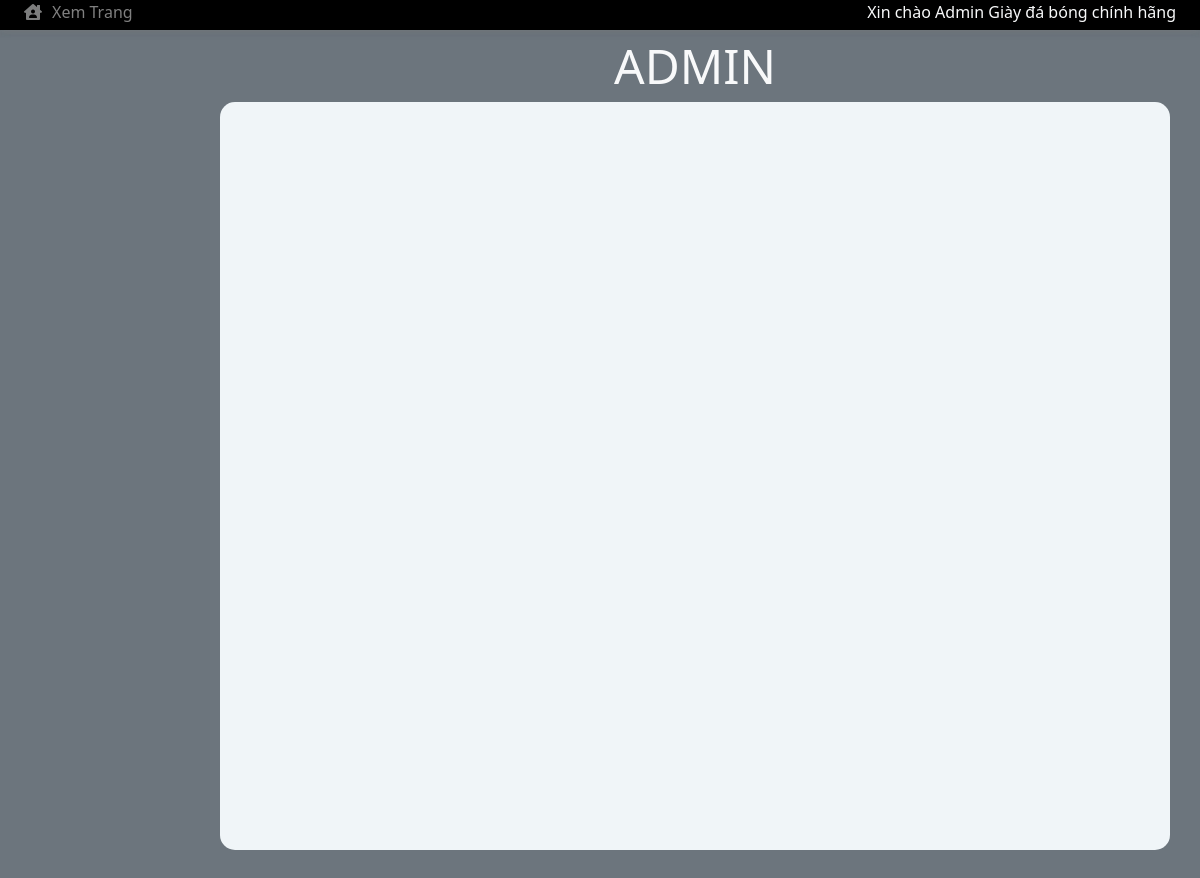
/admin/index.php?id=pn (signed in), run on an earlier commit of the app's database.
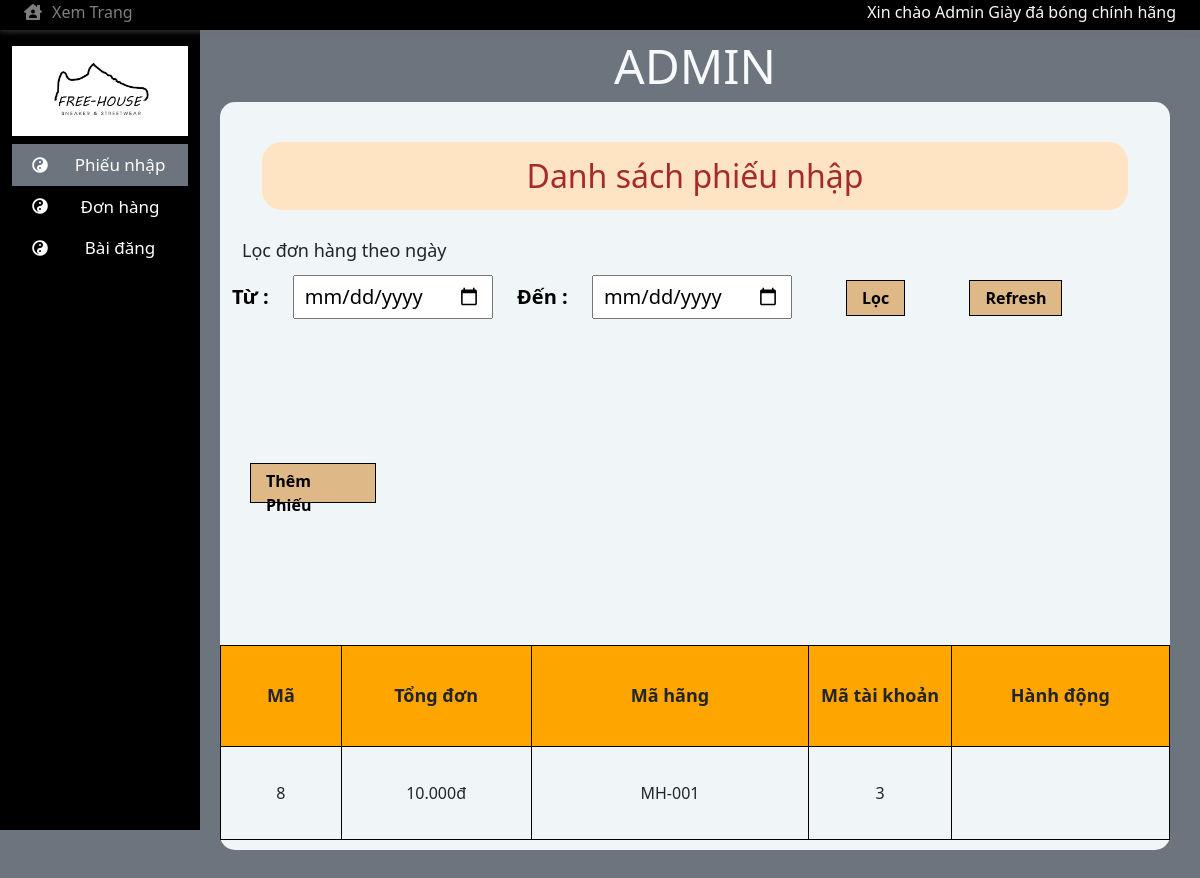
And on a later commit of the database.
### tables this page shows
CREATE TABLE `phanquyen` (
  `MaQuyen` varchar(50) NOT NULL,
  `MaChiTiet` varchar(50) NOT NULL
);

CREATE TABLE `chitietquyen` (
  `MaChiTiet` varchar(50) NOT NULL,
  `TenChiTiet` varchar(50) NOT NULL,
  `MoTa` varchar(50) NOT NULL
);

CREATE TABLE `phieunhaphang` (
  `MaPhieu` int(11) NOT NULL,
  `NgayTao` date NOT NULL,
  `TongDon` int(11) NOT NULL,
  `MaHang` varchar(50) NOT NULL,
  `MaTaiKhoan` int(50) NOT NULL,
  `TrangThai` int(2) NOT NULL DEFAULT 1
);

### db/DAOPhanQuyen.php (called while the page is built, shortened)
<?php
class DAOPhanQuyen{
    private $host = 'localhost';
    private $username = 'root';
    private $password = '';
    private $database = 'ql_cuahanggiay';
    private $conn;
    public function connect(){
        if(!$this->conn){
            $this->conn=mysqli_connect($this->host,$this->username,$this->password,$this->database);
        }
    }
    public function getQuyen($MaQuyen){
        $sql = "SELECT * FROM phanquyen,chitietquyen WHERE MaQuyen = '".$MaQuyen."' AND chitietquyen.MaChiTiet = phanquyen.MaChiTiet";
        $data=null;
        if($result = mysqli_query($this->conn,$sql)){
            while($row=mysqli_fetch_array($result)){
                    $data[] = $row;
            }
        }
        return $data;
    }
}
?>

### db/DAOPhieuNhap.php (called while the page is built, shortened)
<?php
class DAOPhieuNhap
{
    private $host = 'localhost';
    private $username = 'root';
    private $password = '';
    private $databaseName = 'ql_cuahanggiay';
    private $conn;
    public function connect()
    {
        if(!$this->conn){
            $this->conn = mysqli_connect($this->host,$this->username,$this->password,$this->databaseName);
        }
    }
    public function getList()
    {
        $sql = 'SELECT * FROM phieunhaphang where TrangThai=1 ';
        $data = null;
        if($result = mysqli_query($this->conn,$sql)){
            while($row = mysqli_fetch_array($result)){
                $data[] = $row;
            }
            return $data;
        }
        else
            return false;
    }
}
?>

### admin/template/menu_ad.php (the view, shortened to what this page needs)
<?php
    if (isset($_SESSION['MaQuyen']) && isset($_SESSION['MaTaiKhoan'])){
        $MaQuyen = $_SESSION['MaQuyen'];
        include("../db/DAOPhanQuyen.php");
        $db = new DAOPhanQuyen();
        $db->connect();
        $PQ = $db->getQuyen($MaQuyen);
        if(isset($_GET['id'])){
            $id = $_GET['id'];
        }
?>
        <div id="menu" class="col col-sm-12 col-lg-2 col-md-2 bg-black text-bg-dark position-fixed width-show-icon">
            <div class="d-none d-lg-block d-md-block" id="menu-js">
                <div class="row d-none d-lg-block d-md-block">
                    <div class="img-logo ">
                            <a href="index.php">
                            <img class="row w-100 mx-auto mt-3" src="../img/img-logo/sneaker.jpg" alt="">
                            </a>
                        </div>
                </div>
                <ul id='ulMenu' class="mt-2 list-unstyled text-black ">
                    <?php
                        $n = 0;
                        if($PQ != null){
                            $n = count($PQ);
                        }
                        for($i = $n-1; $i >= 0;$i--){
                    ?>
                        <a href="index.php?id=<?php echo $PQ[$i]["MaChiTiet"]?>">
                            <li class="row LiMenu mx-0 text-center p-2 align-items-center border-secondary border-size-menu " style = "<?php if($id ==  $PQ[$i]["MaChiTiet"]){echo "background:  #6c757d";}?>">
                                <div class="col-3 px-0 d-none d-lg-flex justify-content-center">
                                    <i class="fa fa-yin-yang"></i>
                                </div>
                                <div class="col-lg-9 col-12 px-0">
                                    <p class="text-font-menu m-0"><?php echo $PQ[$i]["TenChiTiet"]?></p>
                                </div>
                            </li>
                        </a>
                    <?php
                        }
                    ?>
                </ul>
            </div>
        </div>
<?php
    }
?>

### admin/index.php (shortened to what this page needs)
<!DOCTYPE html>
<html lang="en">
<head>
    <link rel="stylesheet" href="https://cdnjs.cloudflare.com/ajax/libs/font-awesome/5.15.4/css/all.min.css"
 />
    <link rel="stylesheet" href="./css/bootstrap.min.css">
    <link rel="stylesheet" href="./css/DonHang.css">
    <link rel="stylesheet" href="./css/admin.css">
    <link rel="stylesheet" href="./css/KhuyenMai.css">
    <link rel="stylesheet" href="./css/PhanQuyen.css">
    <link rel="stylesheet" href="./css/DanhMuc.css">
    <link rel="stylesheet" href="../fonts/themify-icons-font/themify-icons/themify-icons.css">
</head>
<body>
    <div class="wrapper" style=" background-color: #6c757d;height:100%;min-height:100vh">
        <?php include('template/topbar_ad.php');?>
        <div class="container">
            <div class="row " style="min-height:900px;padding-bottom:50px;position: relative;">
                <div class="col-2 d-none d-lg-block d-md-block"></div>
                <?php include('template/menu_ad.php');?>
                <?php include('template/main_ad.php');?>
            </div>
        </div>
    </div>
</body>
</html>

### admin/template/topbar_ad.php
<div id="topbar" class="row bg-black text-light d-none d-lg-flex d-md-flex m-0">
            <div id="topbar-1"class="col col-5 col-lg-4 d-flex px-4">
                <div class="icon-back">
                    <i class="fas fa-house-user"></i>
                </div>
                <a href="../"> Xem Trang</a>
            </div>
            <div class="col  col-4 d-none d-lg-flex">
             </div>
            <div class="col col-7 col-lg-4 px-4 justify-content-end d-flex align-text-top">
                <p class="text-center">
                    Xin chào Admin Giày đá bóng chính hãng
                </p>
            </div>
        </div>

### admin/template/main_ad.php
<div id="main" class="col col-12 col-lg-10 col-md-10 ">
    <?php include('header_ad.php');?>
    <?php include('content_ad.php');?>
</div>

### admin/template/header_ad.php
<div class="row text-light text-center fa-3x bg-secondary border-5">
    <p c>ADMIN</p>
</div>

### admin/template/content_ad.php (shortened to what this page needs)
<div id="content"class="row" style="background-color:#f0f5f8;height:calc(100% - 72px)">
<?php
if (isset($_SESSION['MaQuyen']) && isset($_SESSION['MaTaiKhoan'])){
    $MaQuyen = $_SESSION['MaQuyen'];
    $db = new DAOPhanQuyen();
    $db->connect();
    $PQ = $db->getQuyen($MaQuyen);
    if(isset($_GET['id'])){
        $id = $_GET['id'];
        $n = 0;
        $flag = false;
        if($PQ != null){
            $n = count($PQ);
        }
        for($i=0;$i<$n;$i++){
            if($id == $PQ[$i][1]){
                $flag = true;
            }
        }
        if($flag == true){
            switch($_GET['id']){
                case 'pn':
                    include('template_content/phieunhap.php');
                break;
            }
        }
    }
}
?>
</div>

### admin/template/template_content/phieunhap.php (shortened to what this page needs)
<form action="" method="POST">
    <h2 id="title_dh">Danh sách phiếu nhập</h2>
    <h3 id="title_loc">Lọc đơn hàng theo ngày</h3>
    <label for="from" class="label_from">Từ :</label>
    <input type="date" name="from" id="from">
    <label for="to" class="to">Đến :</label>
    <input type="date" name="to" id="to">
    <input type="submit" name="Loc" id="Loc" value="Lọc">
    <input type="submit" name="Refresh" id="Refresh" value="Refresh">
 </form>
 <div class="row">
    <div class="buttonadd">
        <a href="editpn.php?">
            <div class="col text-black">
                Thêm Phiếu
            </div>
        </a>
    </div>
 </div>
    <table id="ds_donhang">
        <tr>
            <th>Mã</th>
            <th style = "width: 20%">Tổng đơn</th>
            <th>Mã hãng</th>
            <th style = "width: 15%">Mã tài khoản</th>
            <th style = "width: 23%">Hành động</th>
        </tr>
        <?php
            if(isset($_POST['Loc']) == false){
                include("../db/DAOPhieuNhap.php");
                $db = new DAOPhieuNhap();
                $db->connect();
                $data = $db->getList();
                $i=0;
                while ($i < count($data)){
        ?>
                <tr>
                    <td><?php echo $data[$i][0]?></td>
                    <td><?php echo number_format($data[$i][2],0,',','.')."đ"?></td>
                    <td><?php echo $data[$i][3]?></td>
                    <td><?php echo $data[$i][4]?></td>
                    <td>
                    </td>
                </tr>
        <?php
                    $i++;
                }
            }
        ?>
    </table>

### admin/css/DonHang.css (style rules this page uses)
#title_dh { color: brown; margin: 30px 30px; text-align: center; background-color: bisque; border-radius: 20px; padding: 15px; }
#title_loc { margin: 10px; font-size: 18px; }
label { color: black; font-size: 20px; margin: 0px 30px; }
#from, #to { font-size: 20px; margin: 0px 20px; padding: 5px 10px; }
#Loc, #Refresh { color: black; font-weight: bold; background-color: burlywood; border: 1px solid black; padding: 5px 15px; margin: 0 30px; cursor: pointer; }
#ds_donhang { width: 100%; border: 1px solid black; border-collapse: collapse; }
#ds_donhang th { text-align: center; border: 1px solid black; padding: 5px; font-size: 18px; background-color: orange; }
#ds_donhang td { text-align: center; font-size: 16px; border: 1px solid black; padding: 5px; }
.buttonadd { width: 126px !important; height: 40px; color: black; font-weight: bold; background-color: burlywood; border: 1px solid black; padding: 5px 15px; margin: 0 30px; cursor: pointer; }

### admin/css/admin.css (style rules this page uses)
.text-font-menu { font-size: 17px; }
* { padding: 0; margin: 0; box-sizing: border-box; }
p,a { text-decoration:none; margin: 0 !important; padding: 0 !important; }
@media (min-width: 768px) { #menu { height:100vh; top:30px !important; } }
@media (min-width: 768px) { #main { margin-top:30px !important; } }
@media (min-width: 992px) { #menu { height:100vh; top:30px !important; } }
@media (min-width: 992px) { #main { margin-top:30px !important; } }
.list-unstyled.text-black >a { color:#fff; text-decoration: none; }
#menu { left:0; overflow-y: auto; z-index: 5; }
div#topbar { position: fixed; height: 30px; width: 100vw; top: 0px; z-index: 50; box-shadow: 0 1px 6px 0 rgb(152 152 152 / 34%), 0 2px 6px 2px rgb(60 64 67 / 15%); }
#main { margin-top: 56px; }
#main > *:nth-child(2) > * { margin-top: 10px !important; margin-bottom: 10px !important; }
#main > *:nth-child(2) { border-radius: 15px; margin-bottom: 50px; }
#topbar-1 a { color:#fff; max-height:30px; }
.icon-back { margin-right:10px; max-height:30px }
li.row.LiMenu.mx-0.text-center.p-2.align-items-center.border-secondary.border-size-menu { transition: box-shadow 0.5s ease; }

### admin/css/KhuyenMai.css (style rules this page uses)
* { margin: 0px; padding: 0px; }

### admin/css/PhanQuyen.css (style rules this page uses)
* { margin: 0px; padding: 0px; }
label { margin: 10px 0px; }

### admin/css/DanhMuc.css (style rules this page uses)
* { margin: 0px; padding: 0px; }
label { font-weight: bold; font-size: 20px; }

What changed in the data, as far as the page shows it:
now on this page (row unchanged): phanquyen: MaChiTiet.TenChiTiet "Phiếu nhập"
now on this page (row unchanged): phanquyen: MaChiTiet.TenChiTiet "Đơn hàng"
now on this page (row unchanged): phanquyen: MaChiTiet.TenChiTiet "Bài đăng"
added phieunhaphang: MaPhieu "8", TongDon "10.000", MaHang "MH-001", MaTaiKhoan "3"
Also different on the page:
form field Loc: (not shown) → "Lọc"
form field Refresh: (not shown) → "Refresh"
text now shown: "Danh sách phiếu nhập Lọc đơn hàng theo ngày Từ : Đến : Thêm Phiếu Mã Tổng đơn Mã hãng Mã tài khoản Hành động"
